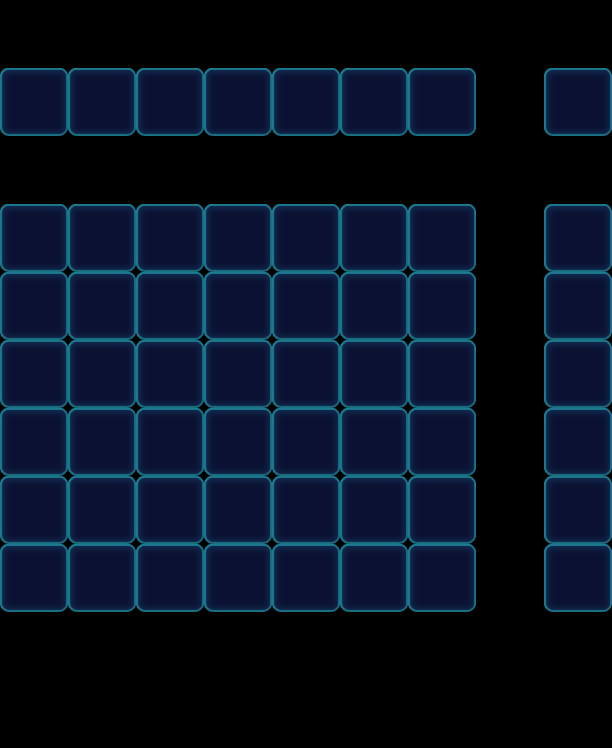

A level layout from a 2D game, rendered from its tile map. Below: a short description, then the map file with tile-grid data replaced by summaries:
An orthogonal 9x11 tile map with 68x68 px tiles, 1 tile layer (Valid), 3 tilesets and 24 objects (9x Factory_Normal, 8x Monster, 7x Haze).

<map version="1.0" orientation="orthogonal" width="9" height="11" tilewidth="68" tileheight="68">
 <properties>
  <property name="Connect" value="08,01,1|18,11,1|28,21,1|38,31,1|48,41,1|58,51,1|68,61,1" />
 </properties>
 <tileset firstgid="1" name="game_grid2" tilewidth="68" tileheight="68">
  <image source="game_grid2.png" width="68" height="68" />
  <tile id="0">
   <properties>
    <property name="GridType" value="PipelineGrid" />
   </properties>
  </tile>
 </tileset>
 <tileset firstgid="2" name="game_grid1" tilewidth="68" tileheight="68">
  <image source="game_grid1.png" width="68" height="68" />
 </tileset>
 <tileset firstgid="3" name="map" tilewidth="68" tileheight="68">
  <image source="map.png" width="1024" height="1024" />
 </tileset>
 <layer name="Valid" width="9" height="11">
  <data>[99 cells, 56 non-empty, 1 distinct tile ids]</data>
 </layer>
 <objectgroup name="BottomObj" width="9" height="11" />
 <objectgroup name="MiddleObj" width="9" height="11">
  <object type="Monster" gid="78" x="0" y="612">
   <properties>
    <property name="Color" value="Green" />
    <property name="Direction" value="Horiz" />
   </properties>
  </object>
  <object type="Monster" gid="78" x="136" y="612">
   <properties>
    <property name="Color" value="Green" />
    <property name="Direction" value="Horiz" />
   </properties>
  </object>
  <object type="Monster" gid="78" x="68" y="612">
   <properties>
    <property name="Color" value="Blue" />
    <property name="Direction" value="Horiz" />
   </properties>
  </object>
  <object type="Monster" gid="78" x="204" y="612">
   <properties>
    <property name="Color" value="Green" />
    <property name="Direction" value="Horiz" />
   </properties>
  </object>
  <object type="Monster" gid="78" x="340" y="612">
   <properties>
    <property name="Color" value="Green" />
    <property name="Direction" value="Horiz" />
   </properties>
  </object>
  <object type="Monster" gid="78" x="272" y="612">
   <properties>
    <property name="Color" value="Blue" />
    <property name="Direction" value="Horiz" />
   </properties>
  </object>
  <object type="Monster" gid="78" x="408" y="612">
   <properties>
    <property name="Color" value="Green" />
    <property name="Direction" value="Horiz" />
   </properties>
  </object>
  <object name="Monster" type="Monster" gid="19" x="544" y="136">
   <properties>
    <property name="Color" value="Pink" />
   </properties>
  </object>
 </objectgroup>
 <objectgroup color="#000000" name="TopObj" width="9" height="11">
  <object name="10" type="Factory_Normal" x="544" y="136" width="68" height="68">
   <properties>
    <property name="FactoryColorsConfig" value="Blue,Green,Orange" />
   </properties>
  </object>
  <object name="10" type="Factory_Normal" x="544" y="0" width="68" height="68">
   <properties>
    <property name="FactoryColorsConfig" value="Pink" />
   </properties>
  </object>
  <object name="10" type="Factory_Normal" x="0" y="136" width="68" height="68">
   <properties>
    <property name="FactoryColorsConfig" value="Yellow,Blue,Green,Purple" />
   </properties>
  </object>
  <object name="10" type="Factory_Normal" x="68" y="136" width="68" height="68">
   <properties>
    <property name="FactoryColorsConfig" value="Yellow,Blue,Green,Purple" />
   </properties>
  </object>
  <object name="10" type="Factory_Normal" x="136" y="136" width="68" height="68">
   <properties>
    <property name="FactoryColorsConfig" value="Yellow,Blue,Green,Purple" />
   </properties>
  </object>
  <object name="10" type="Factory_Normal" x="204" y="136" width="68" height="68">
   <properties>
    <property name="FactoryColorsConfig" value="Yellow,Blue,Green,Purple" />
   </properties>
  </object>
  <object name="10" type="Factory_Normal" x="272" y="136" width="68" height="68">
   <properties>
    <property name="FactoryColorsConfig" value="Yellow,Blue,Green,Purple" />
   </properties>
  </object>
  <object name="10" type="Factory_Normal" x="340" y="136" width="68" height="68">
   <properties>
    <property name="FactoryColorsConfig" value="Yellow,Blue,Green,Purple" />
   </properties>
  </object>
  <object name="10" type="Factory_Normal" x="408" y="136" width="68" height="68">
   <properties>
    <property name="FactoryColorsConfig" value="Yellow,Blue,Green,Purple" />
   </properties>
  </object>
 </objectgroup>
 <objectgroup color="#0000ff" name="CeilObj" width="9" height="11" visible="0">
  <object name="Haze" type="Haze" x="0" y="544" width="68" height="68">
   <properties>
    <property name="HazeLevel" value="3" />
   </properties>
  </object>
  <object name="Haze" type="Haze" x="68" y="544" width="68" height="68">
   <properties>
    <property name="HazeLevel" value="3" />
   </properties>
  </object>
  <object name="Haze" type="Haze" x="136" y="544" width="68" height="68">
   <properties>
    <property name="HazeLevel" value="3" />
   </properties>
  </object>
  <object name="Haze" type="Haze" x="204" y="544" width="68" height="68">
   <properties>
    <property name="HazeLevel" value="3" />
   </properties>
  </object>
  <object name="Haze" type="Haze" x="272" y="544" width="68" height="68">
   <properties>
    <property name="HazeLevel" value="3" />
   </properties>
  </object>
  <object name="Haze" type="Haze" x="340" y="544" width="68" height="68">
   <properties>
    <property name="HazeLevel" value="3" />
   </properties>
  </object>
  <object name="Haze" type="Haze" x="408" y="544" width="68" height="68">
   <properties>
    <property name="HazeLevel" value="3" />
   </properties>
  </object>
 </objectgroup>
</map>
